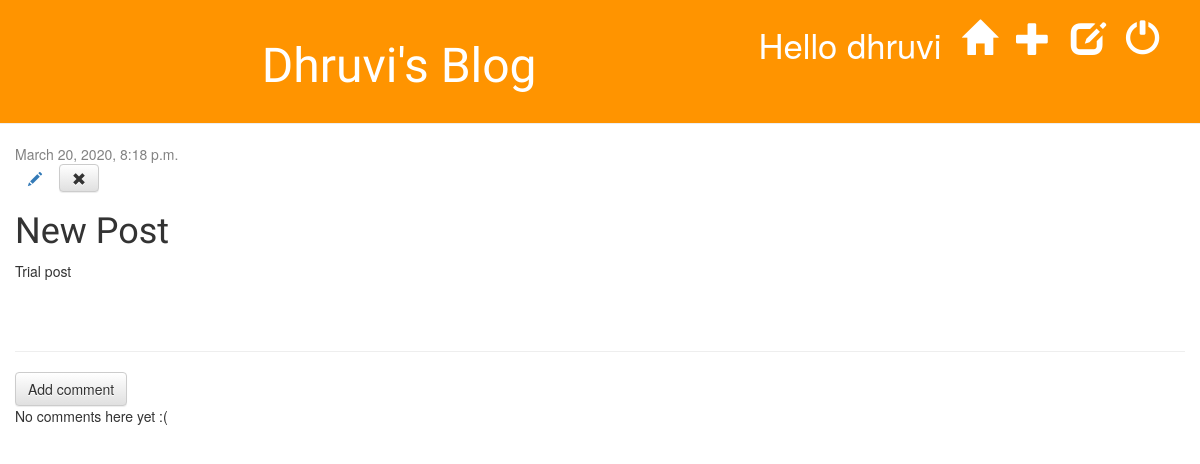
/post/5/ (signed in), run on the app's committed database.
### blog/models.py (models this page shows, shortened)
class Post(models.Model):
    author = models.ForeignKey('auth.User',on_delete=models.CASCADE)
    title  = models.CharField(max_length=20)
    text   = models.TextField()
    created_date = models.DateTimeField(
            default=timezone.now)
    published_date = models.DateTimeField(
            blank=True, null=True)

### blog/views.py (the view)
# urls.py: url(r'^post/(?P<pk>\d+)/$', views.post_detail, name='post_detail'),
@login_required
def post_detail(request, pk):
    post = get_object_or_404(Post, pk=pk)
    return render(request, 'blog/post_detail.html', {'post': post})

### blog/templates/blog/post_detail.html
{% extends 'blog/base.html' %}
{% block content %}
    <div class="post">
        {% if post.published_date %}
            <div class="date">
                {{ post.published_date }}
            </div>
        {% else %}
        	<a class="btn btn-default" href="{% url 'post_publish' pk=post.pk %}">Publish</a>
        {% endif %}
        {% if user.is_authenticated %}
        	<a class="btn bt-default" href="{% url 'post_edit' pk=post.pk %}"><span class="glyphicon glyphicon-pencil"></span></a>
        {% else %}
            <a href="{% url 'login' %}" class="top-menu"><span class="glyphicon glyphicon-lock"></span></a>
        {% endif %}
            <a class="btn btn-default" href="{% url 'post_remove' pk=post.pk %}"><span class="glyphicon glyphicon-remove"></span></a>
        <h1>{{ post.title }}</h1>
        <p>{{ post.text|linebreaksbr }}</p>
    </div>
    <hr>
    <a class="btn btn-default" href="{% url 'add_comment_to_post' pk=post.pk %}">Add comment</a>
{% for comment in post.comments.all %}
    {% if user.is_authenticated or comment.approved_comment %}
    <div class="comment">
        <div class="date">
            {{ comment.created_date }}
            {% if not comment.approved_comment %}
                <a class="btn btn-default" href="{% url 'comment_remove' pk=comment.pk %}"><span class="glyphicon glyphicon-remove"></span></a>
                <a class="btn btn-default" href="{% url 'comment_approve' pk=comment.pk %}"><span class="glyphicon glyphicon-ok"></span></a>
            {% endif %}
        </div>
        <strong>{{ comment.author }}</strong>
        <p>{{ comment.text|linebreaks }}</p>
    </div>
    {% endif %}
{% empty %}
    <p>No comments here yet :(</p>
{% endfor %}
{% endblock %}

### blog/templates/blog/base.html (shortened to what this page needs)
{% load staticfiles %}
<html>
    <head>
        <link rel="stylesheet" href="//maxcdn.bootstrapcdn.com/bootstrap/3.2.0/css/bootstrap.min.css">
        <link rel="stylesheet" href="//maxcdn.bootstrapcdn.com/bootstrap/3.2.0/css/bootstrap-theme.min.css">
        <link rel="stylesheet" href="{% static 'css/blog.css' %}">
<body>
    <div class="page-header">
    {% if user.is_authenticated %}
        <a href="{% url 'logout' %}" class="top-menu"><span class="glyphicon glyphicon-off"></span></a>
        <a href="{% url 'post_draft_list' %}" class="top-menu"><span class="glyphicon glyphicon-edit"></span></a>
        <a href="{% url 'post_new' %}" class="top-menu"><span class="glyphicon glyphicon-plus"></span></a>
        <a href="{% url 'post_list' %}" class="top-menu"><span class="glyphicon glyphicon-home"></span></a>
        <p class="top-menu">Hello {{ user.username }} <small></small></p>
    {% else %}
        <a href="{% url 'login' %}" class="top-menu"><span class="glyphicon glyphicon-lock"></span></a>
    {% endif %}
        <h1><center><a href="/">Dhruvi's Blog</a></center></h1>
    </div>
    <div class="container-fluid h-100">
            {% block content %}
            {% endblock %}
    </div>
</body>
</html>

### blog/static/css/blog.css (style rules this page uses)
.page-header { background-color: #ff9400; margin-top: 0; padding: 20px 20px 20px 40px; }
.page-header h1, .page-header h1 a, .page-header h1 a:visited, .page-header h1 a:active { color: #ffffff; font-size: 36pt; text-decoration: none; }
h1, h2, h3, h4 { font-family: 'Lobster', cursive; }
.date { color: #828282; }
.top-menu, .top-menu:hover, .top-menu:visited { color: #ffffff; float: right; font-size: 26pt; margin-right: 20px; }
.post { margin-bottom: 70px; }

### data on the page
Post: published_date "March 20, 2020, 8:18 p.m.", title "New Post", text "Trial post"

### other printed values
{{ user.username }} "dhruvi"
